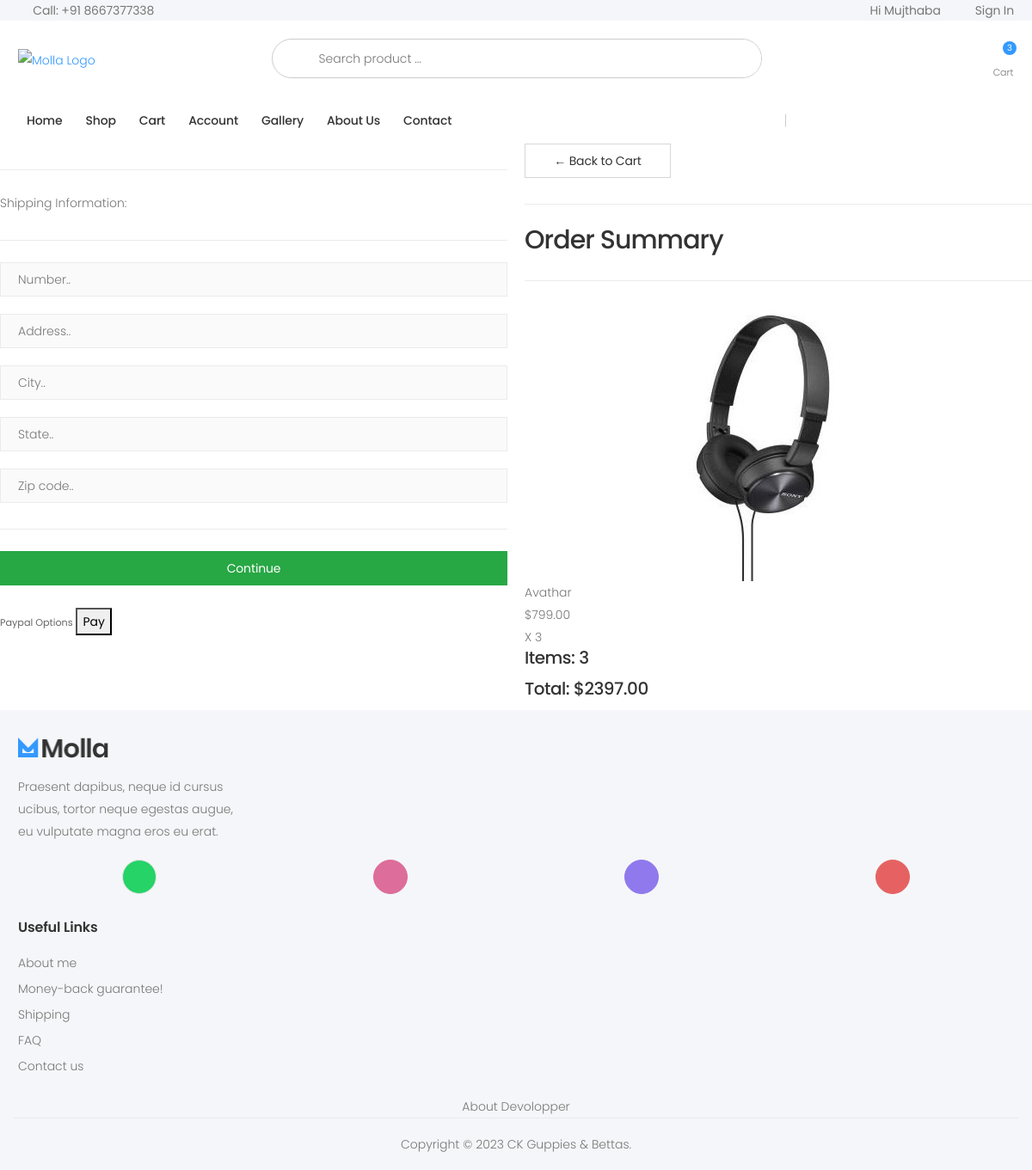
Screenshot of /checkout/ (signed in) with the database file from the repository.
### store/models.py (models this page shows, shortened)
class OrderItem(models.Model):
	product = models.ForeignKey(Product, on_delete=models.SET_NULL, null=True)
	order = models.ForeignKey(Order, on_delete=models.SET_NULL, null=True)
	quantity = models.IntegerField(default=0, null=True, blank=True)
	date_added = models.DateTimeField(auto_now_add=True)
	@property
	def get_total(self):
		total = self.product.new_price * self.quantity
		return total

class Product(models.Model):
	digital = models.BooleanField(default=False,null=True, blank=True)
	name = models.CharField(max_length=250,unique=True)
	slug = models.SlugField(max_length=250,unique=True)
	description = models.TextField(blank=True)
	old_price = models.DecimalField(max_digits=7,blank=True, decimal_places=2)
	new_price = models.DecimalField(max_digits=7,blank=False, decimal_places=2)
	category = models.ForeignKey(Category,on_delete=models.CASCADE)
	image_1 = models.ImageField(upload_to='product')
	image_2 = models.ImageField(upload_to='product',blank=True)
	image_3 = models.ImageField(upload_to='product',blank=True)
	video_url = models.URLField(max_length=200, blank=True)
	stock = models.IntegerField()
	available = models.BooleanField(default=True)
	new = models.BooleanField(default=True)
	created = models.DateTimeField(auto_now_add=True)
	update = models.DateField(auto_now=True)
	class Meta:
		ordering = ('name',)
		verbose_name = 'product'
		verbose_name_plural = 'products'
	@property
	def imageURL(self):
		try:
			url = self.image_1.url
		except:
			url = ''
		return url

class Order(models.Model):
	customer = models.ForeignKey(Customer, on_delete=models.SET_NULL, null=True, blank=True)
	date_ordered = models.DateTimeField(auto_now_add=True)
	complete = models.BooleanField(default=False)
	transaction_id = models.CharField(max_length=100, null=True)
	@property
	def shipping(self):
		shipping = False
		orderitems = self.orderitem_set.all()
		for i in orderitems:
			if i.product.digital == False:
				shipping = True
		return shipping
	@property
	def get_cart_total(self):
		orderitems = self.orderitem_set.all()
		total = sum([item.get_total for item in orderitems])
		return total
	@property
	def get_cart_items(self):
		orderitems = self.orderitem_set.all()
		total = sum([item.quantity for item in orderitems])
		return total

### store/views.py (the view)
# urls.py: path('checkout/', views.checkout, name="checkout"),
def checkout(request):
	data = cartData(request)
	cartItems = data['cartItems']
	order = data['order']
	items = data['items']
	context = {'items':items, 'order':order, 'cartItems':cartItems}
	return render(request, 'store/checkout.html', context)

### store/utils.py (called while the page is built)
def cartData(request):
	if request.user.is_authenticated:
		customer = request.user.customer
		order, created = Order.objects.get_or_create(customer=customer, complete=False)
		items = order.orderitem_set.all()
		cartItems = order.get_cart_items
	else:
		cookieData = cookieCart(request)
		cartItems = cookieData['cartItems']
		order = cookieData['order']
		items = cookieData['items']
	return {'cartItems':cartItems ,'order':order, 'items':items}

### store/templates/store/Checkout.html (shortened to what this page needs)
{% extends 'store/Base.html' %}
{% load static %}
{% block content %}
<div class="row">
	<div class="col-lg-6">
		<div class="box-element" id="form-wrapper">
            <form id="form">
                <div id="shipping-info">
                    <hr>
                    <p>Shipping Information:</p>
                    <hr>
                    <div class="form-field">
                        <input required class="form-control" type="text" name="number" placeholder="Number.." required>
                    </div>
                    <div class="form-field">
                        <input class="form-control" type="text" name="address" placeholder="Address.." required>
                    </div>
                    <div class="form-field">
                        <input class="form-control" type="text" name="city" placeholder="City.." required>
                    </div>
                    <div class="form-field">
                        <input class="form-control" type="text" name="state" placeholder="State.." required>
                    </div>
                    <div class="form-field">
                        <input class="form-control" type="text" name="zipcode" placeholder="Zip code.." required>
                    </div>
                </div>
                <hr>
                <input id="form-button" class="btn btn-success btn-block" type="submit" value="Continue">
            </form>
		</div>
		<br>
        <div class="box-element hidden" id="payment-info">
            <small>Paypal Options</small>
            <button id="rzp-button1">Pay</button>
        </div>
	</div>
	<div class="col-lg-6">
		<div class="box-element">
            <div class="box-element">
                <a  class="btn btn-outline-dark" href="{% url 'store_app:cart' %}">&#x2190; Back to Cart</a>
                <hr>
                <h3>Order Summary</h3>
                <hr>
                {% for item in items %}
                <div class="cart-row">
                    <div style="flex:2"><img class="row-image" src="{{item.product.imageURL}}"></div>
                    <div style="flex:2"><p>{{item.product.name}}</p></div>
                    <div style="flex:1"><p>${{item.product.new_price|floatformat:2}}</p></div>
                    <div style="flex:1"><p>X  {{item.quantity}}</p></div>
                </div>
                {% endfor %}
                <h5>Items:   {{order.get_cart_items}}</h5>
                <h5 name="total">Total:   ${{order.get_cart_total|floatformat:2}}</h5>
            </div>
		</div>
	</div>
</div>
{% endblock content %}

### store/templates/store/Base.html (shortened to what this page needs)
{% load static %}
<!DOCTYPE html>
<html lang="en">
<head>
    <link rel="stylesheet" href="{% static 'assets/vendor/line-awesome/line-awesome/line-awesome/css/line-awesome.min.css' %}">
    <link rel="stylesheet" href="{% static 'assets/css/bootstrap.min.css' %}">
    <link rel="stylesheet" href="{% static 'assets/css/plugins/owl-carousel/owl.carousel.css' %}">
    <link rel="stylesheet" href="{% static 'assets/css/plugins/magnific-popup/magnific-popup.css' %}">
    <link rel="stylesheet" href="{% static 'assets/css/plugins/jquery.countdown.css' %}">
    <link rel="stylesheet" href="{% static 'assets/css/style.css' %}">
    <link rel="stylesheet" href="{% static 'assets/css/skins/skin-demo-4.css' %}">
    <link rel="stylesheet" href="{% static 'assets/css/demos/demo-4.css' %}">
    <link rel="stylesheet" href="{% static 'assets/css/style2.css' %}">
</head>
<body>
    <div class="page-wrapper">
        <header class="header header-intro-clearance header-4">
            <div class="header-top">
                <div class="container">
                    <div class="header-left">
                        <a href="tel:#"><i class="icon-phone"></i>Call: +91 8667377338</a>
                    </div>
                    <div class="header-right">
                        <ul class="top-menu">
                            <li>
                                <ul>
									{% if user.is_authenticated %}
									<li>hi {{user.username}}</li>
									<li><a href="auth/logout" data-toggle="modal" id="signin-button">Sign in</a></li>
									{% else %}
                                    <li><a href="auth/register" data-toggle="modal" id="signup-button">Sign up</a></li>
                                    <li><a href="auth/login" data-toggle="modal" id="signin-button">Sign in</a></li>
									{% endif %}
                                </ul>
                            </li>
                        </ul>
                    </div>
                </div>
            </div>
            <div class="header-middle">
                <div class="container">
                    <div class="header-left">
                        <a href="#" class="logo">
                            <img src="{% static 'assets/images/demos/demo-4/logo 19a.png' %}" alt="Molla Logo" width="180" height="25">
                        </a>
                    </div>
                    <div class="header-center">
                        <div class="header-search header-search-extended header-search-visible d-none d-lg-block">
							<form action="#" method="get">
                                <div class="header-search-wrapper search-wrapper-wide">
                                    <button class="btn btn-primary" type="submit"><i class="icon-search"></i></button>
                                    <input type="search" class="form-control" name="q" id="q" placeholder="Search product ..." required>
                                </div>
                            </form>
                        </div>
                    </div>
                    <div class="header-right">
                        <div class="dropdown cart-dropdown">
                            <a href="{% url 'store_app:cart' %}" class="dropdown-toggle">
                                <div class="icon">
                                    <i class="icon-shopping-cart"></i>
                                    <span class="cart-count">{{cartItems}}</span>
                                </div>
                                <p>Cart</p>
                            </a>
                        </div>
                    </div>
                </div>
            </div>
            <div class="header-bottom sticky-header">
                <div class="container">
                    <div class="header-center">
                        <nav class="main-nav">
                            <ul class="menu sf-arrows">
                                <li class="megamenu-container {% if request.path == '/' %}active{% endif %}">
                                    <a href="#">Home</a>
                                </li>
                                <li class="megamenu-container {% if request.path == '/shop/' %}active{% endif %}">
                                    <a href="#">Shop</a>
                                </li>
                                <li class="{% if request.path == '/cart/' %}active{% endif %}">
                                    <a href="#">Cart</a>
                                </li>
                                <li class="#">
                                    <a href="#">Account</a>
                                </li>
                                <li class="{% if request.path == '/gallery/' %}active{% endif %}">
                                    <a href="#">Gallery</a>
                                </li>
                                <li class="{% if request.path == '/about/' %}active{% endif %}">
                                    <a href="#">About Us</a>
                                </li>
                                <li class="{% if request.path == '/contact/' %}active{% endif %}">
                                    <a href="#">Contact</a>
                                </li>
                            </ul>
                        </nav>
                    </div>
                </div>
            </div>
        </header>
        {% block content %}{% endblock %}
        <footer class="footer">
            <div class="footer-middle">
                <div class="container">
                    <div class="row">
                        <div class="col-sm-6 col-lg-3">
                            <div class="widget widget-about">
                                <img src="{% static 'assets/images/demos/demo-4/logo-footer.png' %}" class="footer-logo"
                                    alt="Footer Logo" width="105" height="25">
                                <p>Praesent dapibus, neque id cursus ucibus, tortor neque egestas augue, eu vulputate
                                    magna eros eu erat. </p>
                            </div>
                        </div>
                        <div class="col-md-12">
                            <div class="social-icons social-icons-colored justify-content-around mb-3">
                                <a href="#" class="social-icon social-whatsapp" title="WhatsApp" target="_blank" style="background-color: #25d366;"><i class="icon-whatsapp"></i></a>
                                <a href="#" class="social-icon social-instagram" title="Instagram" target="_blank"><i class="icon-instagram"></i></a>
                                <a href="#" class="social-icon social-facebook" title="Facebook" target="_blank"><i class="icon-facebook-f"></i></a>
                                <a href="#" class="social-icon social-youtube" title="Youtube" target="_blank"><i class="icon-youtube"></i></a>
                            </div>
                        </div>
                        <div class="col-sm-6 col-lg-3">
                            <div class="widget">
                                <h4 class="widget-title">Useful Links</h4>
                                <ul class="widget-list">
                                    <li><a href="about/">About me</a></li>
                                    <li><a href="#">Money-back guarantee!</a></li>
                                    <li><a href="#">Shipping</a></li>
                                    <li><a href="faq/">FAQ</a></li>
                                    <li><a href="contact/">Contact us</a></li>
                                </ul>
                            </div>
                        </div>
                    </div>
                </div>
            </div>
            <div>
                <a href="#">
                    <p class="footer-copyright text-center">About Devolopper</p>
                </a>
            </div>
            <div class="footer-bottom">
                <div class="container">
                    <p class="footer-copyright text-center">Copyright © 2023 CK Guppies & Bettas.</p>
                </div>
            </div>
        </footer>
    </div>
</body>
</html>

### static/assets/css/skins/skin-demo-4.css (style rules this page uses)
a { color:#39f }
.header-3 .header-search-extended .btn,.header-4 .header-search-extended .btn { background-color:transparent;color:#333 }
.btn-primary { color:#fff;background-color:#39f;border-color:#39f;box-shadow:none }
.btn-outline-dark { color:#333;background-color:transparent;background-image:none;border-color:#d7d7d7;box-shadow:none }
.cart-dropdown .cart-count { background-color:#39f }
.header-bottom .menu>li>a:before { background-color:#39f }
.header-4 .header-search .header-search-wrapper { border-color:#39f }

### static/assets/css/demos/demo-4.css (style rules this page uses)
.footer { background-color:#f5f6f9 }
.footer .footer-middle { border-top:none;padding:4rem 0 .1rem }
.footer .widget-title { font-weight:600 }
.widget-list a { position:relative }
.widget-list a:before { content:'';display:block;position:absolute;left:0;bottom:0;width:100%;height:.1rem;background-color:#39f;transform-origin:right center;transform:scale(0, 1);transition:transform .3s ease }
.widget-about p:last-of-type { margin-bottom:1.2rem }
.footer-bottom .container { padding-top:1.75rem;padding-bottom:1.75rem }

### rows the page displays
OrderItem: product.imageURL (picture), product.name "Avathar", product.new_price "799.00", quantity "3"
Order: get_cart_items "3", get_cart_total "2397.00"

### other values shown
{{ user.username }} "Mujthaba"
{{ cartItems }} "3"
